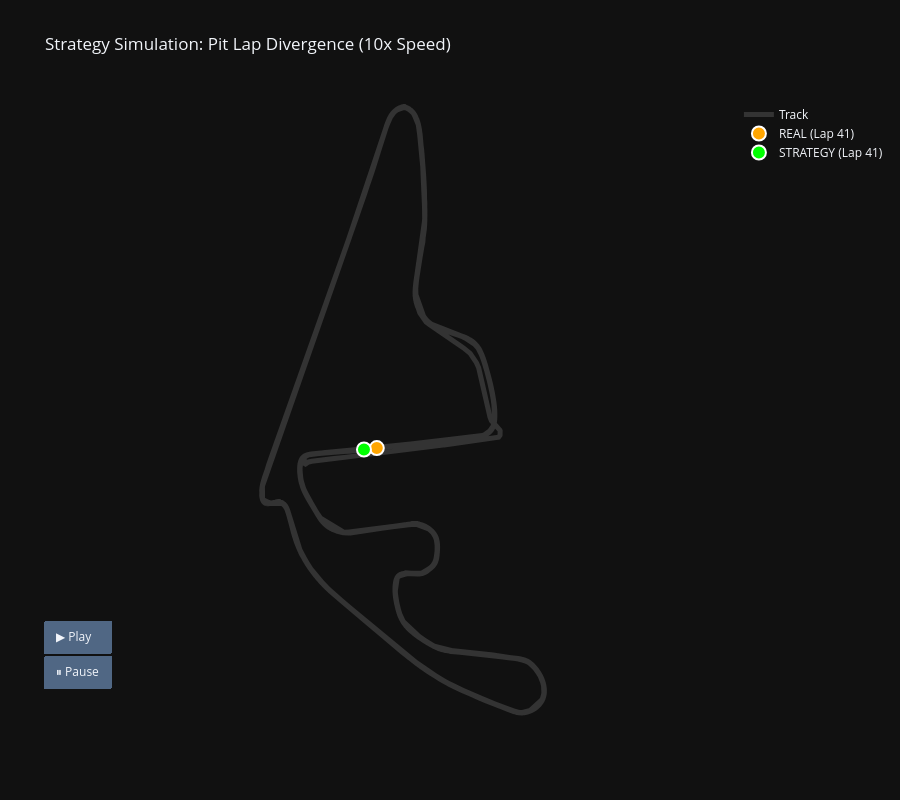

Write notebook code for a chart like this one.
### Markdown cell above
### Control Animation Test

### Code cell
print("Fetching Historic Data...")
# fetch enough historic data to cover the start/end window
# e.g., Laps 40 to 58
historic_data = fetch_historic_path(9839, 4, start_lap=40, end_lap=58)

# 2. Run the Animation
animate_strategy_comparison(
    session_key=9839, 
    driver_id=4, 
    ghost_df=ghost_lap_data, # simulate_stint output
    historic_df=historic_data,
    speed_multiplier=10  # speed up/slow the animation
)

### Figure 1 — Plotly figure (JSON) as saved in the notebook; plotly's stock layout.template omitted (floating-point values rounded to 4 significant figures; data arrays with more than 128 entries replaced by an {"elided": "..."} marker saying what was removed)
{"data": [{"hoverinfo": "skip", "line": {"color": "#333333", "width": 5}, "mode": "lines", "name": "Track", "type": "scatter", "x": {"elided": "6368 int values"}, "y": {"elided": "6368 int values"}}, {"marker": {"color": "#FFA500", "line": {"color": "white", "width": 2}, "size": 14}, "mode": "markers", "name": "REAL (Lap 41)", "type": "scatter", "x": [1060], "y": [2138]}, {"marker": {"color": "#00FF00", "line": {"color": "white", "width": 2}, "size": 14}, "mode": "markers", "name": "STRATEGY (Lap 41)", "type": "scatter", "x": [698], "y": [2097]}], "layout": {"height": 800, "title": {"text": "Strategy Simulation: Pit Lap Divergence (10x Speed)"}, "updatemenus": [{"buttons": [{"args": [null, {"frame": {"duration": 50, "redraw": false}, "fromcurrent": true, "transition": {"duration": 0}}], "label": "▶ Play", "method": "animate"}, {"args": [[null], {"frame": {"duration": 0, "redraw": false}, "mode": "immediate", "transition": {"duration": 0}}], "label": "⏸ Pause", "method": "animate"}], "showactive": false, "type": "buttons", "x": 0.05, "xanchor": "right", "y": 0.05, "yanchor": "bottom"}], "width": 900, "xaxis": {"fixedrange": true, "range": [-2395, 5996], "visible": false}, "yaxis": {"fixedrange": true, "range": [-5546, 11974], "scaleanchor": "x", "scaleratio": 1, "visible": false}}}
